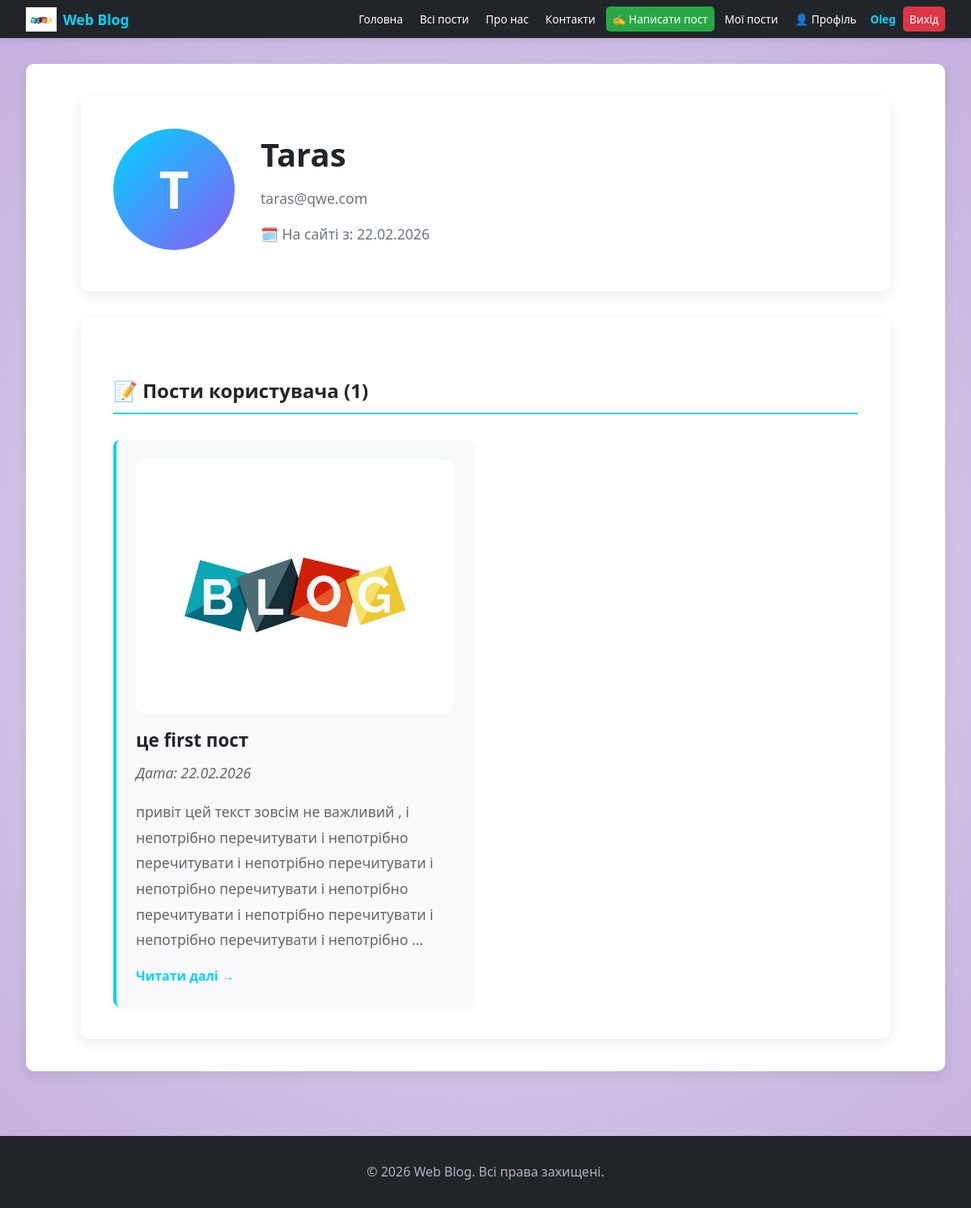
The page /users/profile/Taras/ (signed in) on the database its author committed.
### users/models.py (models this page shows, shortened)
class User(AbstractUser):
    avatar = models.ImageField(upload_to='avatars/', blank=True, null=True, verbose_name='Аватар')
    bio = models.TextField(blank=True, null=True, verbose_name='Про себе')
    birth_date = models.DateField(blank=True, null=True, verbose_name='Дата народження')
    class Meta:
        verbose_name = 'Користувач'
        verbose_name_plural = 'Користувачі'

### main/models.py (models this page shows, shortened)
class Post(models.Model):
    id=models.AutoField(primary_key=True, verbose_name='ID')
    title = models.CharField(max_length=200, verbose_name='Заголовок')
    content = models.TextField(verbose_name='Зміст')
    image = models.ImageField(upload_to='posts/', blank=True, null=True, verbose_name='Зображення')
    author = models.ForeignKey(settings.AUTH_USER_MODEL, on_delete=models.CASCADE, verbose_name='Автор', related_name='posts')
    created_at = models.DateTimeField(auto_now_add=True, verbose_name='Дата створення')
    updated_at = models.DateTimeField(auto_now=True, verbose_name='Дата оновлення')
    published = models.BooleanField(default=False, verbose_name='Опубліковано')
    class Meta:
        verbose_name = 'Пост'
        verbose_name_plural = 'Пости'
        ordering = ['-created_at']

### users/views.py (the view)
# urls.py: path('profile/<str:username>/', views.profile, name='profile'),
@login_required(login_url='login')
def profile(request, username):
    user = get_object_or_404(User, username=username)
    posts = user.posts.filter(published=True).order_by('-created_at')
    context = {
        'profile_user': user,
        'posts': posts,
        'is_own_profile': request.user == user
    }
    return render(request, 'users/profile.html', context)

### users/templates/users/profile.html (shortened to what this page needs)
{% extends 'main/base.html' %}
{% block content %}
<div class="profile-container">
    <div class="profile-header">
        <div class="profile-avatar">
            {% if profile_user.avatar %}
                <img src="{{ profile_user.avatar.url }}" alt="{{ profile_user.username }}">
            {% else %}
                <div class="avatar-placeholder">{{ profile_user.username.0|upper }}</div>
            {% endif %}
        </div>
        <div class="profile-info">
            <h1>{{ profile_user.username }}</h1>
            <p class="profile-email">{{ profile_user.email }}</p>
            <p class="profile-joined">🗓️ На сайті з: {{ profile_user.date_joined|date:"d.m.Y" }}</p>
        </div>
    </div>
    <div class="profile-posts">
        <h2>📝 Пости користувача ({{ posts.count }})</h2>
        {% if posts %}
            <div class="posts-list">
                {% for post in posts %}
                    <article class="post-card">
                        {% if post.image %}
                            <img class="post-image" src="{{ post.image.url }}" alt="Зображення поста">
                        {% endif %}
                        <h3>{{ post.title }}</h3>
                        <p class="post-meta">Дата: {{ post.created_at|date:"d.m.Y" }}</p>
                        <p>{{ post.content|truncatewords:30 }}</p>
                        <a href="{% url 'post_detail' post.id %}" class="read-more">Читати далі →</a>
                    </article>
                {% endfor %}
            </div>
        {% else %}
            <p class="no-posts-message">Користувач ще не опублікував жодного поста.</p>
        {% endif %}
    </div>
</div>
{% endblock %}

### main/templates/main/base.html (shortened to what this page needs)
{% load static %}
<!DOCTYPE html>
<html lang="uk">
<head>
    <link rel="stylesheet" href="{% static 'main/css/base.css' %}">
</head>
<body>
    <nav class="navbar">
        <div class="nav-container">
            <a href="{% url 'index' %}" class="nav-logo">
                <img src="{% static 'main/img/word-concept-color-geometric-shapes-blog_205544-12899.png' %}" alt="Web Blog" class="logo-image">
                <span class="logo-text">Web Blog</span>
            </a>
            <div class="nav-links">
                <a class="nav-link" href="{% url 'index' %}">Головна</a>
                <a class="nav-link" href="{% url 'all_posts' %}">Всі пости</a>
                <a class="nav-link" href="#">Про нас</a>
                <a class="nav-link" href="#">Контакти</a>
                {% if user.is_authenticated %}
                    <a class="nav-link create-btn" href="{% url 'create_post' %}">✍️ Написати пост</a>
                    <a class="nav-link" href="{% url 'my_posts' %}">Мої пости</a>
                    <a class="nav-link" href="{% url 'users:profile' user.username %}">👤 Профіль</a>
                    <span class="user-info">{{ user.username }}</span>
                    <a class="nav-link logout-btn" href="{% url 'logout' %}">Вихід</a>
                {% else %}
                    <a class="nav-link login-btn" href="{% url 'login' %}">Вхід</a>
                    <a class="nav-link register-btn" href="{% url 'register' %}">Реєстрація</a>
                {% endif %}
            </div>
        </div>
    </nav>
    <main class="main-content">
        <div class="content-box">
            {% block content %}
            {% endblock %}
        </div>
    </main>
    <footer class="footer">
        <p>&copy; 2026 Web Blog. Всі права захищені.</p>
    </footer>
</body>
</html>

### main/static/main/css/base.css (style rules this page uses)
* { margin: 0; padding: 0; box-sizing: border-box; }
body { font-family: 'Segoe UI', Tahoma, Geneva, Verdana, sans-serif; background-color: #f8f9fa; background-image: radial-gradient(circle at center, rgba(180, 180, 180, 0.5) 0%, rgba(170, 140, 210, 0.5) 60%, rgba(140, 100, 190, 0.5) 100%); background-attachment: fixed; color: #333; line-height: 1.6; display: flex; flex-direction: column; min-height: 100vh; }
.navbar { background-color: #212529; padding: 0.5rem 1.5rem; box-shadow: 0 2px 8px rgba(0,0,0,0.1); position: sticky; top: 0; z-index: 100; }
.nav-container { max-width: 1400px; margin: 0 auto; display: flex; justify-content: space-between; align-items: center; flex-wrap: nowrap; }
.nav-logo { display: flex; align-items: center; gap: 0.5rem; text-decoration: none; transition: transform 0.3s ease; flex-shrink: 0; }
.logo-image { height: 35px; width: auto; display: block; }
.logo-text { color: #00d4ff; font-size: 1.3rem; font-weight: bold; white-space: nowrap; }
.nav-links { display: flex; gap: 0.5rem; list-style: none; align-items: center; flex-wrap: nowrap; }
.nav-link { color: #ffffff; text-decoration: none; padding: 0.4rem 0.75rem; border-radius: 5px; transition: all 0.3s ease; font-weight: 500; font-size: 0.9rem; white-space: nowrap; }
.user-info { color: #00d4ff; font-weight: bold; margin: 0 0.25rem; font-size: 0.9rem; white-space: nowrap; }
.create-btn { background-color: #28a745; color: white; }
.logout-btn { background-color: #dc3545; color: white; }
.main-content { flex: 1; max-width: 1200px; margin: 0 auto; width: 100%; padding: 2rem; }
.content-box { background: white; padding: 2.5rem; border-radius: 10px; box-shadow: 0 5px 15px rgba(0,0,0,0.08); }
.content-box h1 { color: #212529; margin-bottom: 1.5rem; font-size: 2.5rem; }
.content-box h2 { color: #495057; margin-top: 2rem; margin-bottom: 1.5rem; border-bottom: 2px solid #00d4ff; padding-bottom: 0.5rem; }
.content-box p { color: #6c757d; margin-bottom: 1rem; font-size: 1.1rem; }
.posts-list { display: grid; grid-template-columns: repeat(auto-fill, minmax(300px, 1fr)); gap: 2rem; margin-top: 2rem; }
.post-card { background: #f8f9fa; padding: 1.5rem; border-radius: 8px; border-left: 4px solid #00d4ff; transition: all 0.3s ease; box-shadow: 0 2px 8px rgba(0,0,0,0.05); }
.post-card h3 { color: #212529; margin-bottom: 0.5rem; font-size: 1.4rem; }
.post-meta { color: #999; font-size: 0.9rem; margin-bottom: 1rem; font-style: italic; }
.post-card p { color: #666; margin-bottom: 1rem; line-height: 1.8; }
.read-more { color: #00d4ff; text-decoration: none; font-weight: bold; transition: all 0.3s ease; display: inline-block; }
.footer { background-color: #212529; color: #ffffff; text-align: center; padding: 2rem; margin-top: 3rem; }
.footer p { color: #adb5bd; margin: 0; }
@media (max-width: 1200px) { .nav-container { max-width: 100%; padding: 0 0.5rem; } }
@media (max-width: 1200px) { .nav-links { gap: 0.3rem; } }
@media (max-width: 1200px) { .nav-link { padding: 0.3rem 0.5rem; font-size: 0.85rem; } }
@media (max-width: 1200px) { .logo-text { font-size: 1.1rem; } }
@media (max-width: 1200px) { .logo-image { height: 30px; } }
@media (max-width: 1200px) { .user-info { font-size: 0.85rem; } }
.post-image, .post-image-large { width: 100%; height: auto; display: block; border-radius: 8px; margin-bottom: 1rem; }
.profile-container { max-width: 1000px; margin: 0 auto; }
.profile-header { background: white; padding: 2.5rem; border-radius: 10px; box-shadow: 0 5px 15px rgba(0,0,0,0.08); display: flex; gap: 2rem; margin-bottom: 2rem; }
.profile-avatar { flex-shrink: 0; }
.avatar-placeholder { width: 150px; height: 150px; border-radius: 50%; background: linear-gradient(135deg, #00d4ff, #8b5cf6); display: flex; align-items: center; justify-content: center; font-size: 4rem; color: white; font-weight: bold; }
.profile-info { flex: 1; }
.profile-info h1 { color: #212529; margin-bottom: 0.5rem; }
.profile-email { color: #999; margin-bottom: 1rem; }
.profile-birthdate, .profile-joined { color: #666; font-size: 0.95rem; margin-bottom: 0.5rem; }
.profile-posts { background: white; padding: 2.5rem; border-radius: 10px; box-shadow: 0 5px 15px rgba(0,0,0,0.08); }
.profile-posts h2 { color: #212529; margin-bottom: 2rem; }

### rows shown on the page
User: username "Oleg"
User: username.0 "T", username "Taras", email "taras@qwe.com", date_joined "22.02.2026"
Post: image (picture), title "це first пост", created_at "22.02.2026", content "привіт цей текст зовсім не важливий , і непотрібно перечитувати і непотрібно перечитувати і непотрібно перечитувати і непотрібно перечитувати і непотрібно перечитувати і непотрібно перечитувати і непотрібно перечитувати і непотрібно …"

### other values the page prints
{{ posts.count }} "1"
